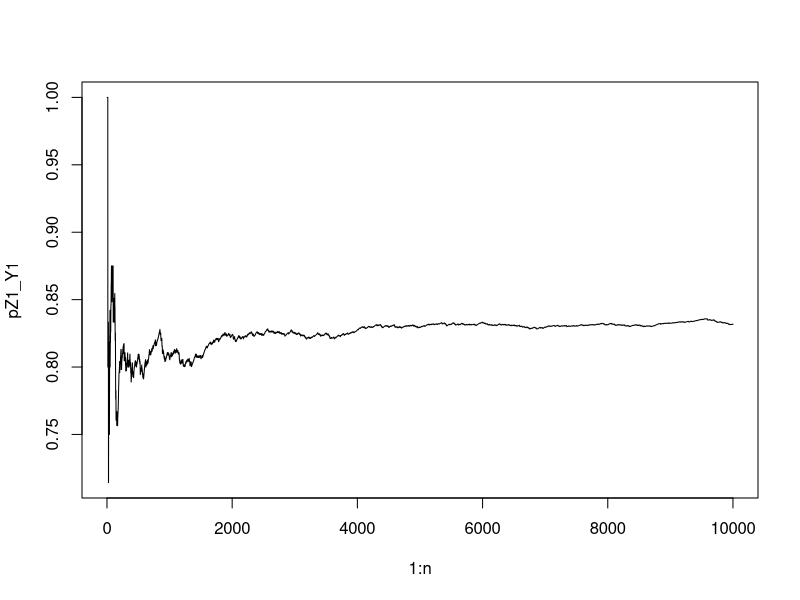
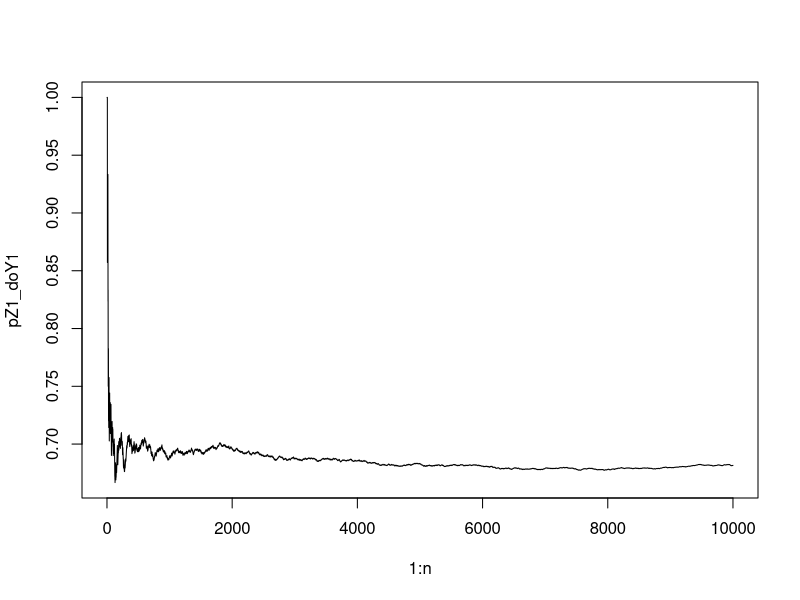

R code for these plots, in order:
# 1. 

pX <- function(){ #returns (p_X(0),p_X(0))
  return(c(1/2,1/2))
}

pY_X <- function(x){ #returns (p_{Y|X}(0|x), p_{Y|X}(1|x))
  p1 = 1/(1+exp(-4*x+2))
  return(c(1-p1,p1))
}

pZ_XY <- function(x,y){ #returns (p_{Z|XY}(0|x,y),p_{Z|XY}(1|x,y))
  p1 = 1/(1+exp(-2*(x+y)+2))
  p0 = 1-p1
  return(c(p0,p1))
}

pXYZ <- function(x,y,z){ #returns p_{XYZ}(x,y,z)
  pX()[x+1]*pY_X(x)[y+1]*pZ_XY(x,y)[z+1] #indexing
}

# (b)
n=10000
pZ1_Y1 <- vector('numeric',n)
Y1_count = 0 # count of Y=1
Z1_Y1_count = 0 # count of Y=1 and Z=1
for(i in 1:n){
  x <- sample(c(0,1), 1, prob = pX())
  y <- sample(c(0,1), 1, prob = pY_X(x))
  z <- sample(c(0,1), 1, prob = pZ_XY(x,y))
  if (y==1){
    Y1_count = Y1_count + 1
    if (z==1){
      Z1_Y1_count = Z1_Y1_count + 1
    }
  }
  pZ1_Y1[i] = Z1_Y1_count/Y1_count #may divide by 0; plot excludes these
}
plot(1:n,pZ1_Y1,type="l")
print(pZ1_Y1[n])




# (d)
pZ1_doY1 <- vector('numeric',n)
Z1_count = 0
for(i in 1:n){
  x <- sample(c(0,1), 1, prob = pX())
  z <- sample(c(0,1), 1, prob = pZ_XY(x,1)) #Y=1
  if (z==1){
      Z1_count = Z1_count + 1
  }
  pZ1_doY1[i] = Z1_count/i
}
plot(1:n,pZ1_doY1,type="l")
print(pZ1_doY1[n])
